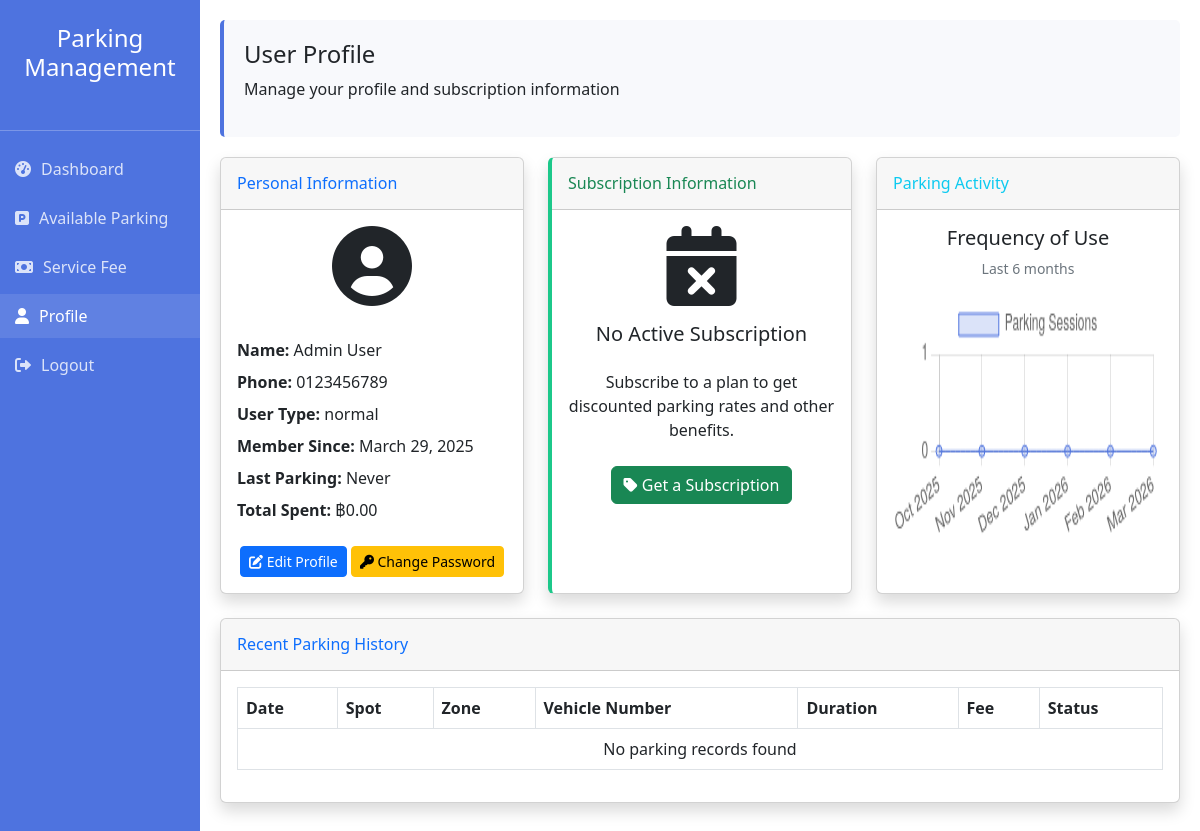
The app's page /profile.php (signed in) with its own data.
### tables this page shows
CREATE TABLE `user` (
  `user_id` int(11) NOT NULL,
  `type_id` int(11) NOT NULL DEFAULT 1,
  `first_name` varchar(100) NOT NULL,
  `last_name` varchar(100) NOT NULL,
  `tel` varchar(20) NOT NULL,
  `created_at` timestamp NOT NULL DEFAULT current_timestamp(),
  `updated_at` timestamp NOT NULL DEFAULT current_timestamp() ON UPDATE current_timestamp()
);

CREATE TABLE `user_types` (
  `type_id` int(11) NOT NULL,
  `type_name` varchar(50) NOT NULL,
  `description` text DEFAULT NULL,
  `created_at` timestamp NOT NULL DEFAULT current_timestamp()
);

### profile.php (the view, shortened to what the rows shown need)
<?php
require_once "config.php";
$userId = $_SESSION["user_id"];
$sql = "SELECT u.*, ut.type_name FROM user u
        JOIN user_types ut ON u.type_id = ut.type_id
        WHERE u.user_id = ?";
$stmt = mysqli_prepare($conn, $sql);
mysqli_stmt_bind_param($stmt, "i", $userId);
mysqli_stmt_execute($stmt);
$result = mysqli_stmt_get_result($stmt);
$userInfo = mysqli_fetch_assoc($result);
$lastSixMonths = [];
for ($i = 5; $i >= 0; $i--) {
    $monthKey = date('Y-m', strtotime("-$i month"));
    $monthName = date('M Y', strtotime("-$i month"));
    $lastSixMonths[$monthKey] = [
        'month' => $monthName,
        'count' => 0
    ];
}
$monthlyData = array_values($lastSixMonths);
$spendingSql = "SELECT SUM(fee) as total_spending
                FROM parking_records
                WHERE user_id = ? AND payment_status = 'paid'";
$stmt = mysqli_prepare($conn, $spendingSql);
mysqli_stmt_bind_param($stmt, "i", $userId);
mysqli_stmt_execute($stmt);
$result = mysqli_stmt_get_result($stmt);
$spendingData = mysqli_fetch_assoc($result);
$totalSpending = $spendingData['total_spending'] ? $spendingData['total_spending'] : 0;
$lastParkingSql = "SELECT MAX(entry_time) as last_time
                   FROM parking_records
                   WHERE user_id = ?";
$stmt = mysqli_prepare($conn, $lastParkingSql);
mysqli_stmt_bind_param($stmt, "i", $userId);
mysqli_stmt_execute($stmt);
$result = mysqli_stmt_get_result($stmt);
$lastParkingData = mysqli_fetch_assoc($result);
$lastParkingTime = $lastParkingData['last_time'];
$chartData = json_encode($monthlyData);
?>
<!DOCTYPE html>
<html lang="en">
<head>
    <link rel="stylesheet" href="https://cdn.jsdelivr.net/npm/bootstrap@5.2.3/dist/css/bootstrap.min.css">
    <link rel="stylesheet" href="https://cdnjs.cloudflare.com/ajax/libs/font-awesome/6.0.0/css/all.min.css">
</head>
<body>
    <div class="container-fluid">
        <div class="row">
            <div class="col-md-10 content">
                <div class="row">
                    <div class="col-md-4 mb-4">
                        <div class="card shadow info-card">
                            <div class="card-body">
                                <div class="mb-3 text-center">
                                    <i class="fas fa-user-circle fa-5x text-gray-300 mb-3"></i>
                                </div>
                                <div class="mb-2">
                                    <strong>Name:</strong> <?php echo htmlspecialchars($userInfo['first_name'] . ' ' . $userInfo['last_name']); ?>
                                </div>
                                <div class="mb-2">
                                    <strong>Phone:</strong> <?php echo htmlspecialchars($userInfo['tel']); ?>
                                </div>
                                <div class="mb-2">
                                    <strong>User Type:</strong> <?php echo htmlspecialchars($userInfo['type_name']); ?>
                                </div>
                                <div class="mb-2">
                                    <strong>Member Since:</strong> <?php echo date('F j, Y', strtotime($userInfo['created_at'])); ?>
                                </div>
                                <div class="mb-2">
                                    <strong>Last Parking:</strong>
                                    <?php echo $lastParkingTime ? date('F j, Y, g:i a', strtotime($lastParkingTime)) : 'Never'; ?>
                                </div>
                                <div class="mb-2">
                                    <strong>Total Spent:</strong> ฿<?php echo number_format($totalSpending, 2); ?>
                                </div>
                                <div class="text-center mt-4">
                                    <a href="#" class="btn btn-primary btn-sm" data-bs-toggle="modal" data-bs-target="#editProfileModal">
                                    </a>
                                    <a href="#" class="btn btn-warning btn-sm" data-bs-toggle="modal" data-bs-target="#changePasswordModal">
                                    </a>
                                </div>
                            </div>
                        </div>
                    </div>
                </div>
                <div class="row">
                    <div class="col-md-12">
                        <div class="card shadow mb-4">
                            <div class="card-body">
                                <div class="table-responsive">
                                    <table class="table table-bordered" width="100%" cellspacing="0">
                                        <thead>
                                            <tr>
                                                <th>Date</th>
                                                <th>Spot</th>
                                                <th>Zone</th>
                                                <th>Vehicle Number</th>
                                                <th>Duration</th>
                                                <th>Fee</th>
                                                <th>Status</th>
                                            </tr>
                                        </thead>
                                    </table>
                                </div>
                            </div>
                        </div>
                    </div>
                </div>
            </div>
        </div>
    </div>
<script>
    // Parking Frequency Chart
    document.addEventListener('DOMContentLoaded', function() {
        var ctx = document.getElementById('parkingFrequencyChart');
        // Set explicit height and width on the canvas container
        if (ctx) {
            ctx.parentNode.style.height = '200px'; // Reduce height
            ctx.parentNode.style.width = '100%'; // Ensure it fits the container
            var chartData = <?php echo $chartData; ?>;
            var labels = chartData.map(function(item) {
                return item.month;
            });
            var data = chartData.map(function(item) {
                return item.count;
            });
            // Destroy any existing chart instance
            if (window.parkingChart instanceof Chart) {
                window.parkingChart.destroy();
            }
            // Create new chart instance with smaller dimensions
            window.parkingChart = new Chart(ctx, {
                type: 'line',
                data: {
                    labels: labels,
                    datasets: [{
                        label: 'Parking Sessions',
                        data: data,
                        backgroundColor: 'rgba(78, 115, 223, 0.2)',
                        borderColor: 'rgba(78, 115, 223, 1)',
                        borderWidth: 1,
                        tension: 0.4 // Smooth curve
                    }]
                },
                options: {
                    responsive: true,
                    maintainAspectRatio: true, // Maintain aspect ratio for smaller size
                    scales: {
                        y: {
                            beginAtZero: true,
                            ticks: {
                                precision: 0
                            }
                        }
                    },
                    plugins: {
                        legend: {
                            display: true,
                            position: 'top'
                        }
                    },
                    animation: {
                        duration: 800 // Slightly faster animation
                    }
                }
            });
        }
    });
</script>
</body>
</html>

### records on screen
user: first_name+last_name "Admin User", tel "0123456789", type.type_name "normal", created_at "March 29, 2025"

### other values on screen
$totalSpending "0.00"
